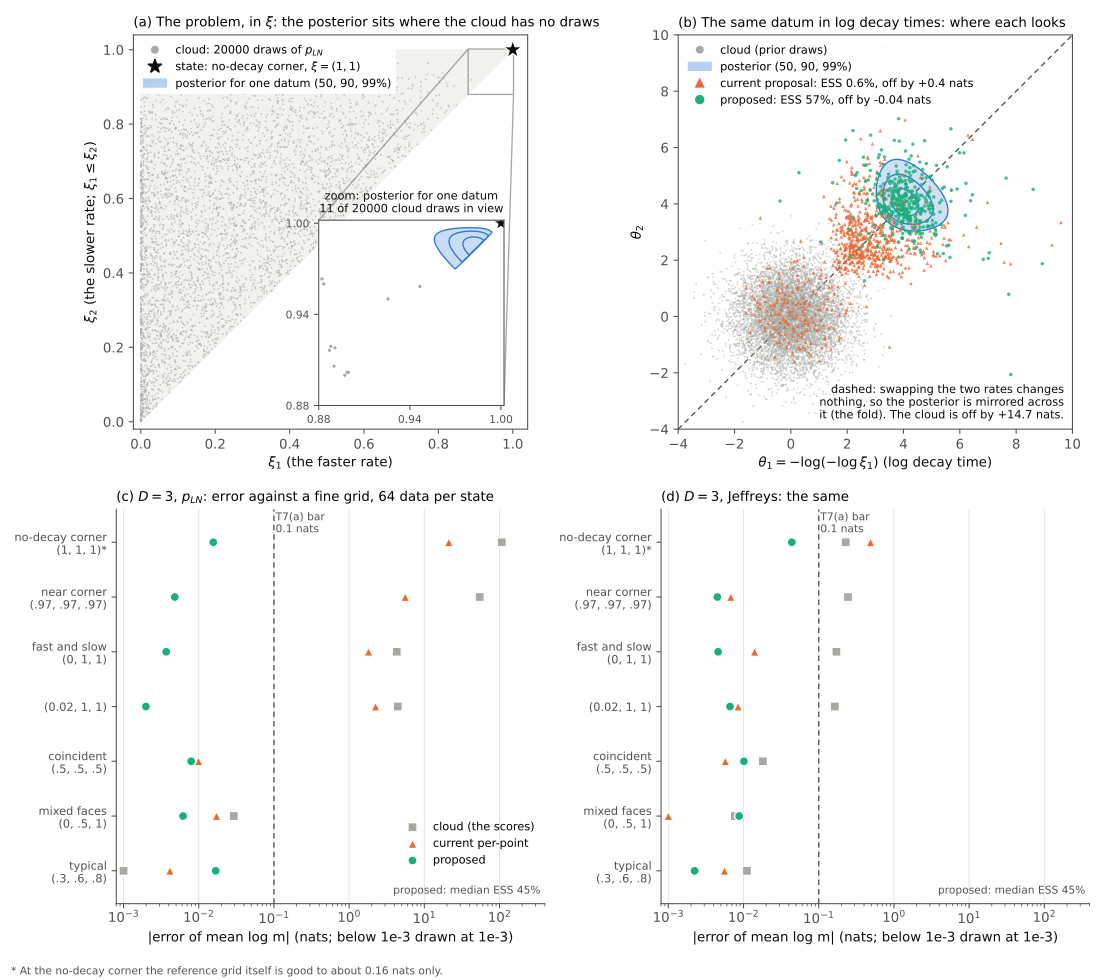

This figure's Python source:
"""Thin-states figure for spec 002-foreign-q-prediction (§4.4, OQ-14).

Why a sampled prior's marginal fails where the prior is thin, and how a per-point estimator
that finds the posterior itself fixes it. Exp-decay, `sigma = 0.1`, `N = 1`, prior `p_LN`.

  (a) The problem, at D = 2, in A&M's coordinate xi (ordered, xi_1 <= xi_2). Grey: the
      cloud of 20000 draws that carries the prior beyond its grid. Star: a state at the
      no-decay corner xi = (1, 1). Inset: the posterior for one datum x drawn from that
      state, a sliver against the corner, where the cloud has no draws. The cloud's
      mixture m(x) is then set by draws far from the posterior, so it underestimates m.
  (b) The same datum in log decay times theta = -log(-log xi), unordered. The faces xi = 0, 1
      go to infinity, and the posterior (blue) becomes a smooth blob, mirrored across the
      diagonal because swapping the two rates changes nothing. Orange: the draws of the
      current per-point proposal, kernels around the cloud draws that best explain x,
      which sit at the cloud's edge, short of the posterior. Aqua: the proposed one, a
      Student-t at the posterior's mode with its curvature, mirrored across the diagonal.
  (c, d) At D = 3, against a grid of half the default cell length, the error of the mean
      log m over 64 data per state, for p_LN (c) and Jeffreys (d), three estimators: the
      cloud (what the scores use), the current per-point estimate, and the proposed one.
      Dashed: T7(a)'s bar, 0.1 nats. At the no-decay corner the reference itself is good
      to about 0.16 nats only (default and fine grids differ by that much).

The proposed estimator is the prototype of `SampledPrior.per_point_log_marginal` (spec §4.4,
OQ-14), kept here as it was drawn: it sums over all D! relabellings. In unordered log decay times it finds the mode of prior times likelihood
by L-BFGS from the three cloud draws that best explain x, takes the Hessian there, and
draws from 0.8 t_5(mode, 1.5^2 Sigma) + 0.2 t_5(mode, 9 Sigma), relabelled at random; the
proposal density sums over all D! relabellings. The current estimator is
`SampledPrior.kernel_log_marginal` (superseded); its draws in (b) are re-drawn here the same way, for
display only.

Run:      uv run python diagrams/002-foreign-q-prediction-thin-states.py [--recompute]
Output:   diagrams/002-foreign-q-prediction-thin-states.svg
Cache:    diagrams/002-foreign-q-prediction-thin-states.json, panels (c, d), written by
          --recompute (about 5 min; the fine D = 3 grid is set before any build).
"""
from __future__ import annotations

import itertools
import json
import math
import sys
from pathlib import Path

import infomax.quadrature as Q

RECOMPUTE = "--recompute" in sys.argv
if RECOMPUTE:  # the D = 3 reference: cells of 0.3 noise units, set before any grid is built
    Q.ARC_CELL_BY_D[3] = 0.3
    Q.MAX_GRID_NODES = 6_000_000

import matplotlib  # noqa: E402

matplotlib.use("Agg")  # headless: write SVG, no display
import matplotlib.pyplot as plt  # noqa: E402
import numpy as np  # noqa: E402
import scipy.optimize  # noqa: E402
import scipy.special  # noqa: E402

from infomax.jeffreys import build_jeffreys  # noqa: E402
from infomax.mixture import log_normal_iso  # noqa: E402
from infomax.models import build_model  # noqa: E402
from infomax.plognormal import build_pln  # noqa: E402
from infomax.sampled import (  # noqa: E402
    LOCAL_SHARE,
    N_CENTRES,
    N_PROPOSAL,
    build_sampled_jeffreys,
    sampled_from,
)

HERE = Path(__file__).parent
STEM = HERE / "002-foreign-q-prediction-thin-states"

# ---- style: reference categorical slots 1-3 (validated all-pairs), grey for the cloud ----
POSTERIOR = "#2a78d6"   # blue
CURRENT = "#eb6834"     # orange
PROPOSED = "#1baf7a"    # aqua
CLOUD = "#a9a8a2"       # neutral grey, recessive
INK, INK2 = "#0b0b0b", "#52514e"
plt.rcParams.update({"font.size": 10, "svg.fonttype": "none", "axes.edgecolor": INK2,
                     "axes.labelcolor": INK, "xtick.color": INK2, "ytick.color": INK2})

NU = 5.0
N_DRAW = 1000


# ---- the proposed estimator (prototype) ---------------------------------------------------
def xi_of(th):
    return np.exp(-np.exp(-th))


def theta_of(xi):
    return -np.log(-np.log(np.clip(xi, 1e-300, 1 - 1e-12)))


def make_log_f(prior, model, x):
    """`log` of prior times likelihood in unordered log decay times."""
    log_dfact = math.lgamma(model.D + 1)

    def log_f(th):
        th = np.atleast_2d(th)
        xi = np.sort(xi_of(th), axis=-1)
        with np.errstate(divide="ignore", invalid="ignore"):
            out = (prior.log_density(xi) - log_dfact + np.sum(-np.exp(-th) - th, axis=-1)
                   + log_normal_iso(x, model.y(xi), model.sigma_eff))
        out[~np.isfinite(out)] = -np.inf
        return out
    return log_f


def mvt_logpdf(z, mu, L, nu):
    d = z.shape[-1]
    u = np.linalg.solve(L, (z - mu).T).T
    return (scipy.special.gammaln((nu + d) / 2) - scipy.special.gammaln(nu / 2) - 0.5 * d * np.log(nu * np.pi)
            - np.sum(np.log(np.diag(L))) - 0.5 * (nu + d) * np.log1p(np.sum(u * u, -1) / nu))


def proposed(prior, cloud, model, x, rng):
    """`(log m(x), ESS share, draws)` of the prototype per-point estimator."""
    D = model.D
    perms = np.array(list(itertools.permutations(range(D))))
    log_f = make_log_f(prior, model, x)
    lw0 = np.log(np.maximum(cloud.weights, 1e-300)) + log_normal_iso(x, model.y(cloud.atoms), model.sigma_eff)
    obj = lambda t: -float(log_f(t)[0])  # noqa: E731
    mode, val = None, np.inf
    for t0 in theta_of(cloud.atoms[np.argsort(-lw0)[:3]]):
        r = scipy.optimize.minimize(obj, t0, method="L-BFGS-B")
        if r.fun < val:
            mode, val = r.x, r.fun
    h, E = 1e-3, np.eye(D) * 1e-3
    H = np.array([[(obj(mode + E[i] + E[j]) - obj(mode + E[i] - E[j]) - obj(mode - E[i] + E[j])
                    + obj(mode - E[i] - E[j])) / (4 * h * h) for j in range(D)] for i in range(D)])
    w, V = np.linalg.eigh(0.5 * (H + H.T))
    Sigma = (V / np.maximum(w, 1e-2)) @ V.T
    comps = [(0.8, np.linalg.cholesky(1.5**2 * Sigma)), (0.2, np.linalg.cholesky(9.0 * Sigma))]
    n1 = rng.binomial(N_DRAW, 0.8)
    z = np.concatenate([mode + (rng.standard_normal((n, D)) @ L.T) * np.sqrt(NU / rng.chisquare(NU, (n, 1)))
                        for (_, L), n in zip(comps, (n1, N_DRAW - n1))])
    z = np.take_along_axis(z, perms[rng.integers(0, len(perms), N_DRAW)], axis=1)
    log_q = np.full(N_DRAW, -np.inf)
    for a, L in comps:
        per = np.stack([mvt_logpdf(z[:, p], mode, L, NU) for p in perms])
        log_q = np.logaddexp(log_q, np.log(a) + scipy.special.logsumexp(per, axis=0) - np.log(len(perms)))
    lw = log_f(z) - log_q
    lw[~np.isfinite(lw)] = -np.inf
    wn = np.exp(lw - lw.max())
    return float(scipy.special.logsumexp(lw) - np.log(N_DRAW)), float(1 / np.sum((wn / wn.sum()) ** 2) / N_DRAW), z


def current_draws(cloud, model, x, rng):
    """The draws of `kernel_log_marginal`'s proposal for one datum, re-drawn for display."""
    D = model.D
    l0 = np.log(np.maximum(cloud.weights, 1e-300)) + log_normal_iso(x, model.y(cloud.atoms), model.sigma_eff)
    w0 = np.exp(l0 - l0.max())
    w0 /= w0.sum()
    n0 = 1.0 / np.sum(w0**2)
    top, counts = np.unique(rng.choice(len(w0), size=N_CENTRES, p=w0), return_counts=True)
    C = np.atleast_2d(np.cov(cloud.atoms.T, aweights=w0)) if n0 > 2 else np.diag(cloud._kde_bw**2)
    L = np.linalg.cholesky(C * n0 ** (-2.0 / (D + 4)) + 1e-12 * np.eye(D))
    n_loc = rng.binomial(N_PROPOSAL, LOCAL_SHARE)
    loc = cloud.atoms[top[rng.choice(len(top), n_loc, p=counts / counts.sum())]] + rng.standard_normal((n_loc, D)) @ L.T
    far = cloud._kde_atoms[rng.integers(0, len(cloud._kde_atoms), N_PROPOSAL - n_loc)]
    far = far + cloud._kde_bw * rng.standard_normal(far.shape)
    z = np.concatenate([loc, far])
    return z[np.all((z > 0) & (z < 1), axis=1)]


# ---- panels (c, d): D = 3 errors against the fine grid ------------------------------------
STATES_D3 = {
    "no-decay corner\n(1, 1, 1)*": [1.0, 1.0, 1.0],
    "near corner\n(.97, .97, .97)": [0.97, 0.97, 0.97],
    "fast and slow\n(0, 1, 1)": [0.0, 1.0, 1.0],
    "(0.02, 1, 1)": [0.02, 1.0, 1.0],
    "coincident\n(.5, .5, .5)": [0.5, 0.5, 0.5],
    "mixed faces\n(0, .5, 1)": [0.0, 0.5, 1.0],
    "typical\n(.3, .6, .8)": [0.3, 0.6, 0.8],
}


def recompute_d3() -> dict:
    model = build_model("exp_decay", 3, m=26, sigma=0.1, N=1)
    s = model.sigma_eff
    rng = np.random.default_rng(20261240)
    out = {}
    for name in ("p_LN", "p_J"):
        grid = build_pln(model) if name == "p_LN" else build_jeffreys(model)
        cloud = sampled_from(grid, model, "p_LN") if name == "p_LN" else build_sampled_jeffreys(model)
        rows = {}
        for k, (label, th) in enumerate(STATES_D3.items()):
            y = model.y(np.asarray(th, float)[None])[0]
            x = y + s * np.random.default_rng(20261230 + k).standard_normal((64, y.size))
            ref = grid.log_marginal(model, x)
            cur, _ = cloud.kernel_log_marginal(model, x, np.random.default_rng(k))
            prop = np.array([proposed(grid, cloud, model, xi, rng)[:2] for xi in x])
            rows[label] = {
                "cloud": float(np.mean(ref - cloud.cloud().log_marginal(model, x))),  # the plain cloud
                "current": float(np.mean(ref - cur)),
                "proposed": float(np.mean(ref - prop[:, 0])),
                "proposed_ess_median": float(np.median(prop[:, 1])),
            }
            print(name, label.replace("\n", " "), rows[label], flush=True)
        out[name] = rows
    return out


if RECOMPUTE:
    STEM.with_suffix(".json").write_text(json.dumps(recompute_d3(), indent=1))
d3 = json.loads(STEM.with_suffix(".json").read_text())

# ---- panels (a, b): D = 2, one datum at the no-decay corner -------------------------------
model = build_model("exp_decay", 2, m=26, sigma=0.1, N=1)
s = model.sigma_eff
grid = build_pln(model)
cloud = sampled_from(grid, model, "p_LN")
state = np.array([1.0, 1.0])
x = model.y(state[None])[0] + s * np.random.default_rng(20261250).standard_normal(model.m_out)
rng = np.random.default_rng(20261251)
lm_grid = float(grid.log_marginal(model, x[None])[0])
lm_cloud = float(cloud.cloud().log_marginal(model, x[None])[0])  # the plain cloud, not the routed marginal
lm_cur, ess_cur = cloud.kernel_log_marginal(model, x[None], np.random.default_rng(20261252))
lm_prop, ess_prop, z_prop = proposed(grid, cloud, model, x, rng)
z_cur = current_draws(cloud, model, x, np.random.default_rng(20261252))
print(f"D = 2 corner datum: log m grid {lm_grid:.2f}; error cloud {lm_grid - lm_cloud:+.2f}, "
      f"current {lm_grid - lm_cur[0]:+.2f} (ESS {ess_cur[0]:.3f}), proposed {lm_grid - lm_prop:+.3f} (ESS {ess_prop:.2f})")

# posterior on a log-time grid (unordered, both labellings)
lim_b = (-4.0, 10.0)
g = np.linspace(*lim_b, 301)
T1, T2 = np.meshgrid(g, g)
log_f = make_log_f(grid, model, x)
LF = log_f(np.column_stack([T1.ravel(), T2.ravel()])).reshape(T1.shape)
P = np.exp(LF - np.nanmax(LF[np.isfinite(LF)]))


def hpd_levels(P, masses=(0.99, 0.9, 0.5)):
    v = np.sort(P.ravel())[::-1]
    c = np.cumsum(v) / v.sum()
    return [v[np.searchsorted(c, m)] for m in masses]


fig, ((axA, axB), (axC, axD)) = plt.subplots(2, 2, figsize=(11.5, 10.2))
cl = cloud.atoms[np.random.default_rng(1).choice(len(cloud.atoms), 4000, replace=False)]

# (a) xi, ordered
axA.fill([0, 0, 1], [0, 1, 1], color="#f3f2ef", zorder=0)
axA.scatter(cl[:, 0], cl[:, 1], s=2, color=CLOUD, alpha=0.6, lw=0, zorder=1)
axA.plot(*state, marker="*", ms=15, color=INK, mec="white", mew=1.0, zorder=5, ls="none")
axA.set(xlim=(-0.02, 1.04), ylim=(-0.02, 1.04), xlabel=r"$\xi_1$ (the faster rate)", ylabel=r"$\xi_2$ (the slower rate; $\xi_1 \leq \xi_2$)",
        aspect="equal")
axA.set_title(r"(a) The problem, in $\xi$: the posterior sits where the cloud has no draws", fontsize=10, loc="left")
ins = axA.inset_axes([0.47, 0.06, 0.47, 0.47])
zx = np.linspace(0.88, 1.0, 361)
X1, X2 = np.meshgrid(zx, zx)
ordered = X1 <= X2
XI = np.column_stack([X1.ravel(), X2.ravel()])
with np.errstate(divide="ignore", invalid="ignore"):
    lxi = grid.log_density(np.sort(XI, axis=-1)) + log_normal_iso(x, model.y(np.sort(XI, axis=-1)), s)
lxi = np.where(ordered.ravel() & np.isfinite(lxi), lxi, -np.inf).reshape(X1.shape)
PX = np.exp(lxi - lxi[np.isfinite(lxi)].max())
ins.contourf(X1, X2, PX, levels=sorted(hpd_levels(PX)) + [1.01], colors=[POSTERIOR], alpha=0.25)
ins.contour(X1, X2, PX, levels=sorted(hpd_levels(PX)), colors=[POSTERIOR], linewidths=1.0)
inside = np.all(cloud.atoms >= 0.88, axis=1)
ins.scatter(cloud.atoms[inside, 0], cloud.atoms[inside, 1], s=6, color=CLOUD, lw=0)
ins.plot(*state, marker="*", ms=12, color=INK, mec="white", mew=0.8, ls="none")
ins.set(xlim=(0.88, 1.002), ylim=(0.88, 1.002), xticks=[0.88, 0.94, 1.0], yticks=[0.88, 0.94, 1.0])
ins.tick_params(labelsize=8)
ins.set_title(f"zoom: posterior for one datum\n{int(inside.sum())} of 20000 cloud draws in view", fontsize=8.5, color=INK)
axA.indicate_inset_zoom(ins, edgecolor=INK2)
axA.legend(handles=[
    plt.Line2D([], [], ls="none", marker="o", ms=5, color=CLOUD, label="cloud: 20000 draws of $p_{LN}$"),
    plt.Line2D([], [], ls="none", marker="*", ms=11, color=INK, label=r"state: no-decay corner, $\xi = (1, 1)$"),
    plt.Rectangle((0, 0), 1, 1, fc=POSTERIOR, alpha=0.35, ec=POSTERIOR, label="posterior for one datum (50, 90, 99%)"),
], loc="upper left", fontsize=8.5, frameon=True, framealpha=0.92, edgecolor="none")

# (b) log decay times, unordered
both = lambda a: np.concatenate([a, a[:, ::-1]])  # noqa: E731
tc = both(theta_of(cl))
axB.scatter(tc[:, 0], tc[:, 1], s=2, color=CLOUD, alpha=0.5, lw=0, zorder=1)
lev = sorted(hpd_levels(P))
axB.contourf(T1, T2, P, levels=lev + [1.01], colors=[POSTERIOR], alpha=0.22, zorder=2)
axB.contour(T1, T2, P, levels=lev, colors=[POSTERIOR], linewidths=1.0, zorder=2)
tcur = theta_of(np.sort(z_cur, axis=-1))
pick = np.random.default_rng(2).choice(len(tcur), min(400, len(tcur)), replace=False)
axB.scatter(*both(tcur[pick]).T, s=7, color=CURRENT, marker="^", lw=0, alpha=0.8, zorder=3)
pick = np.random.default_rng(3).choice(len(z_prop), 400, replace=False)
axB.scatter(z_prop[pick, 0], z_prop[pick, 1], s=7, color=PROPOSED, marker="o", lw=0, alpha=0.8, zorder=4)
axB.plot(lim_b, lim_b, ls=(0, (4, 3)), color=INK2, lw=1.0, zorder=0)
axB.set(xlim=lim_b, ylim=lim_b, aspect="equal", xlabel=r"$\theta_1 = -\log(-\log \xi_1)$ (log decay time)",
        ylabel=r"$\theta_2$")
axB.set_title("(b) The same datum in log decay times: where each looks", fontsize=10, loc="left")
handles = [
    plt.Line2D([], [], ls="none", marker="o", ms=5, color=CLOUD, label="cloud (prior draws)"),
    plt.Rectangle((0, 0), 1, 1, fc=POSTERIOR, alpha=0.35, ec=POSTERIOR, label="posterior (50, 90, 99%)"),
    plt.Line2D([], [], ls="none", marker="^", ms=6, color=CURRENT,
               label=f"current proposal: ESS {ess_cur[0]:.1%}, off by {lm_grid - lm_cur[0]:+.1f} nats"),
    plt.Line2D([], [], ls="none", marker="o", ms=6, color=PROPOSED,
               label=f"proposed: ESS {ess_prop:.0%}, off by {lm_grid - lm_prop:+.2f} nats"),
]
axB.legend(handles=handles, loc="upper left", fontsize=8.5, frameon=True, framealpha=0.92, edgecolor="none")
axB.text(9.7, -3.7, "dashed: swapping the two rates changes\nnothing, so the posterior is mirrored across\n"
         f"it (the fold). The cloud is off by {lm_grid - lm_cloud:+.1f} nats.", fontsize=8.5, color=INK,
         ha="right", va="bottom")


# (c, d) errors at D = 3
def dot_panel(ax, rows, title):
    labels = list(rows)
    y = np.arange(len(labels))[::-1]
    for key, colour, marker, name in (("cloud", CLOUD, "s", "cloud (the scores)"),
                                      ("current", CURRENT, "^", "current per-point"),
                                      ("proposed", PROPOSED, "o", "proposed")):
        v = np.clip(np.abs([rows[k][key] for k in labels]), 1e-3, None)
        ax.scatter(v, y, s=46, color=colour, marker=marker, edgecolor="white", linewidth=1.0, zorder=3, label=name)
    ax.axvline(0.1, ls=(0, (4, 3)), color=INK2, lw=1.0, zorder=1)
    ax.text(0.105, len(labels) - 0.45, "T7(a) bar\n0.1 nats", fontsize=8, color=INK2, va="top")
    ax.set_xscale("log")
    ax.set(xlim=(8e-4, 400), ylim=(-0.6, len(labels) - 0.4), yticks=y)
    ax.set_yticklabels(labels, fontsize=8.5)
    ax.grid(axis="x", color="#e6e5e0", lw=0.8, zorder=0)
    ax.set_axisbelow(True)
    for side in ("top", "right"):
        ax.spines[side].set_visible(False)
    ax.set_xlabel("|error of mean log m| (nats; below 1e-3 drawn at 1e-3)")
    ax.set_title(title, fontsize=10, loc="left")
    ess = np.median([rows[k]["proposed_ess_median"] for k in labels])
    ax.text(0.99, 0.02, f"proposed: median ESS {ess:.0%}", transform=ax.transAxes, fontsize=8, color=INK2,
            ha="right", va="bottom")


dot_panel(axC, d3["p_LN"], r"(c) $D = 3$, $p_{LN}$: error against a fine grid, 64 data per state")
dot_panel(axD, d3["p_J"], r"(d) $D = 3$, Jeffreys: the same")
axC.legend(loc="lower right", bbox_to_anchor=(1.0, 0.07), fontsize=8.5, frameon=False)
fig.text(0.01, 0.005, "* At the no-decay corner the reference grid itself is good to about 0.16 nats only.",
         fontsize=8, color=INK2)
fig.tight_layout(rect=(0, 0.015, 1, 1))
fig.savefig(STEM.with_suffix(".svg"))
print("wrote", STEM.with_suffix(".svg"))
